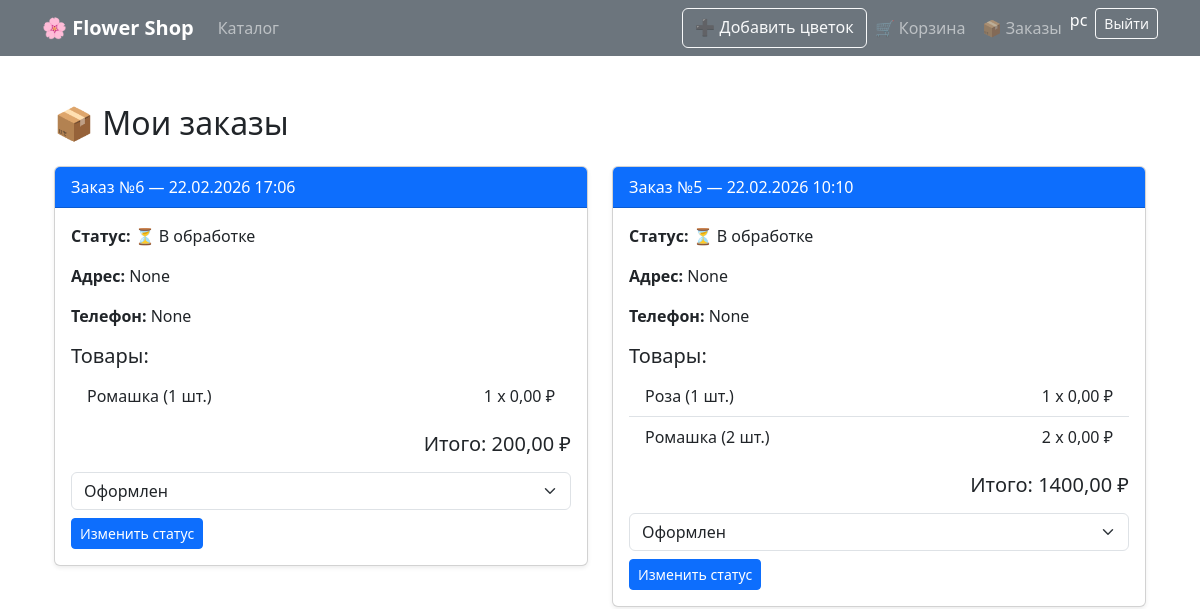
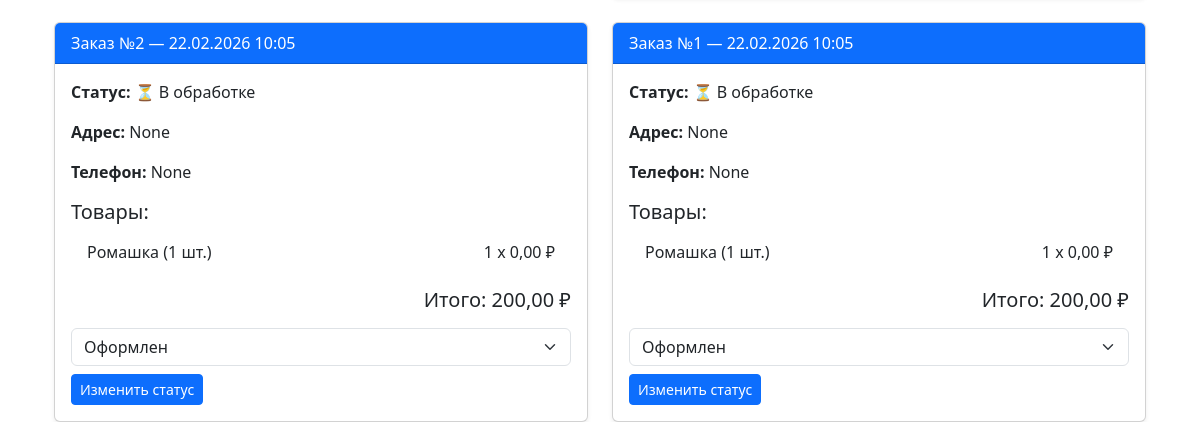
The app's page /orders/ (signed in), older data (2 pictures, top to bottom).
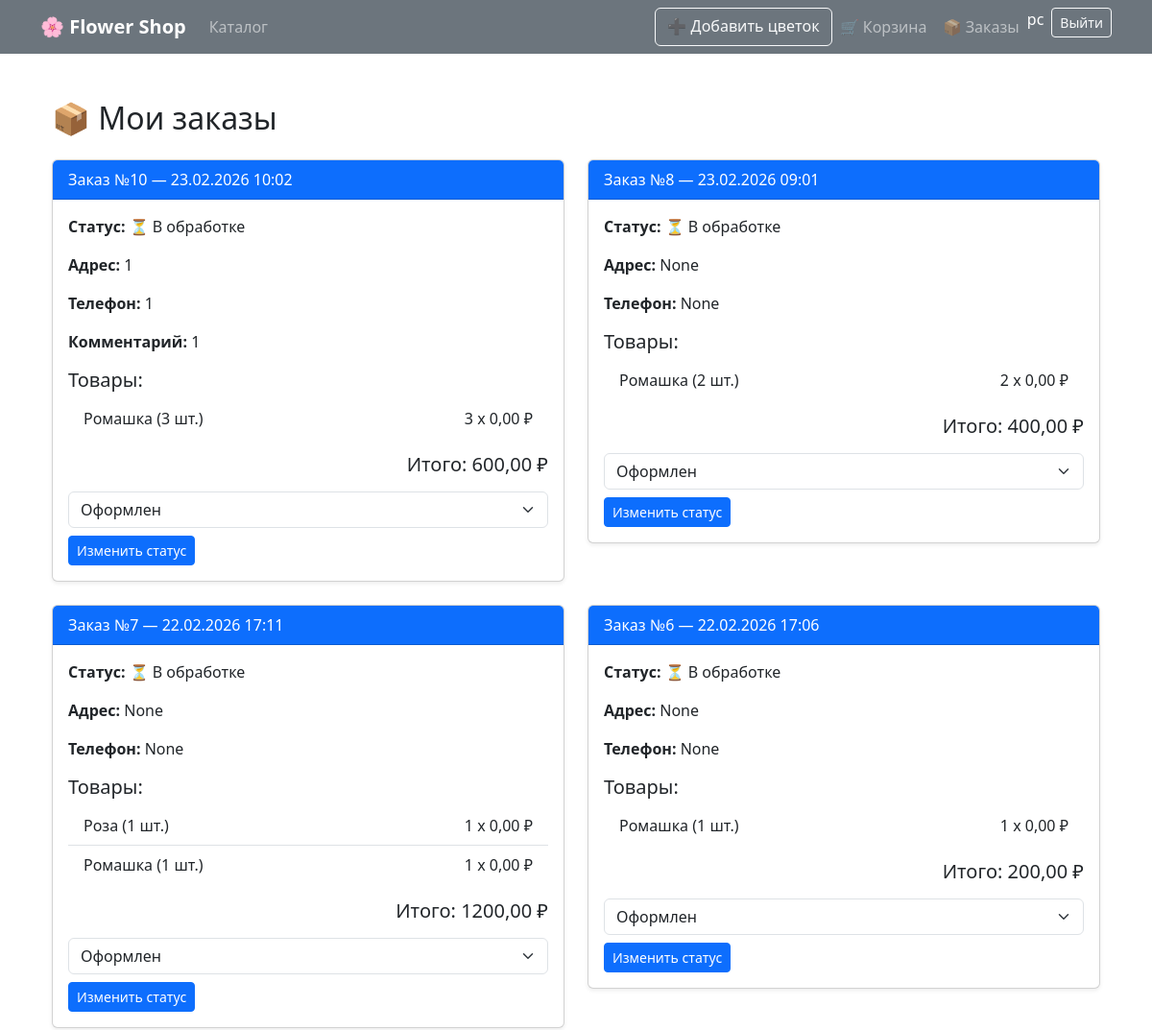
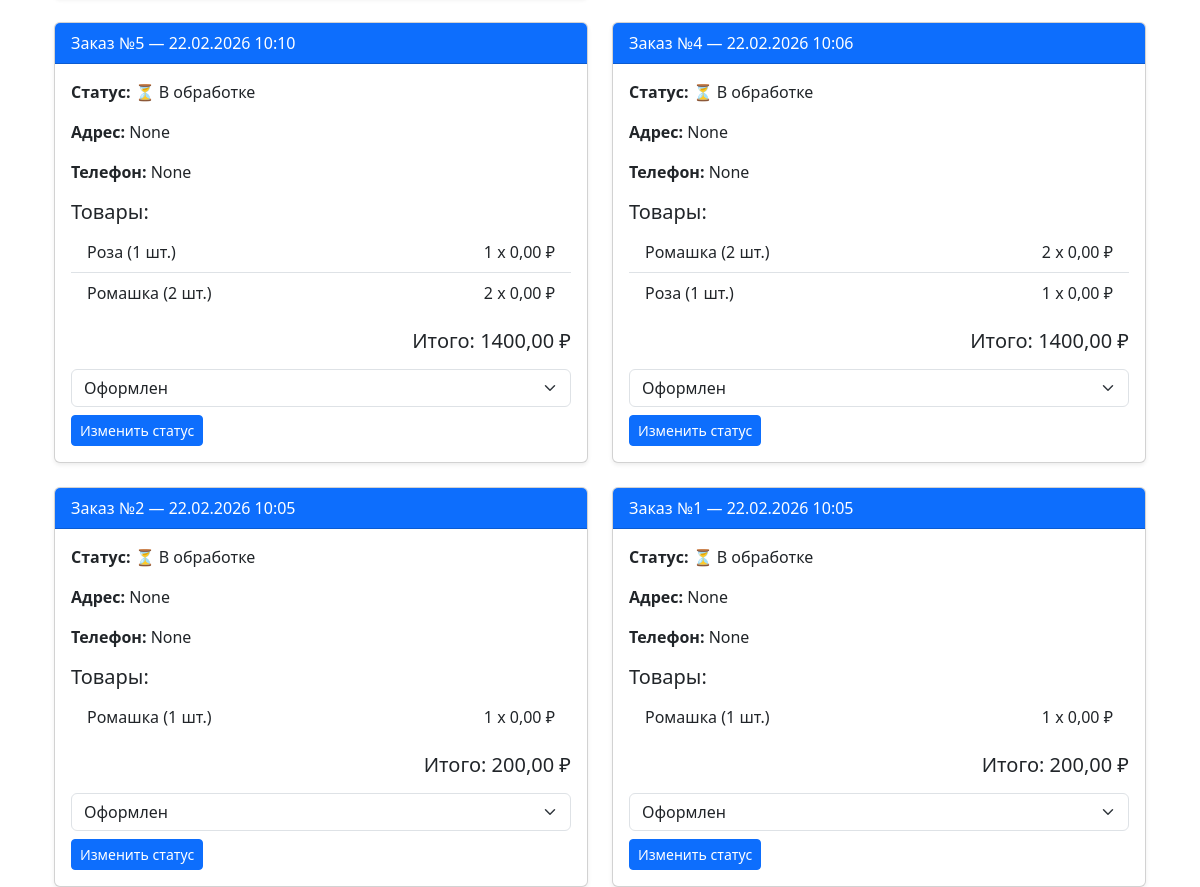
The same page, newer data (2 pictures, top to bottom).
### shop/models.py (models this page shows, shortened)
class Order(models.Model):
    STATUS_CHOICES = [
    ('cart', 'В корзине'),
    ('placed', 'Оформлен'),
    ('processing', 'В обработке'),
    ('delivered', 'Доставлен'),
    ('cancelled', 'Отменён'),
    ]
    address = models.CharField(max_length=255, null=True, blank=True)
    phone = models.CharField(max_length=20, null=True, blank=True)
    comment = models.TextField(null=True, blank=True)
    user = models.ForeignKey(User, on_delete=models.CASCADE)
    date = models.DateTimeField(auto_now_add=True)
    status = models.CharField(max_length=20, choices=STATUS_CHOICES, default='cart')
    @property
    def total_cost(self):
        return sum(item.total_price for item in self.items.all())

class OrderItem(models.Model):
    order = models.ForeignKey(Order, on_delete=models.CASCADE, related_name='items')
    flower = models.ForeignKey(Flower, on_delete=models.CASCADE)
    quantity = models.PositiveIntegerField(default=1)
    price = models.DecimalField(max_digits=8, decimal_places=2, null=True, blank=True)
    @property
    def unit_price(self):
        return self.price if self.price else self.flower.price
    @property
    def total_price(self):
        return self.unit_price * self.quantity

class Flower(models.Model):
    name = models.CharField(max_length=100)
    description = models.TextField()
    price = models.DecimalField(max_digits=8, decimal_places=2)
    stock = models.IntegerField()
    image = models.ImageField(upload_to='flowers/', null=True, blank=True)

### shop/views.py (the view)
# urls.py: path('orders/', views.orders_history, name='orders_history'),
@login_required
def orders_history(request):
    if request.user.is_staff:
        orders = Order.objects.exclude(status='cart').order_by('-date')
    else:
        orders = Order.objects.filter(
            user=request.user
        ).exclude(status='cart').order_by('-date')
    return render(request, 'shop/orders_history.html', {
        'orders': orders,
        'Order': Order
    })

### shop/templates/shop/orders_history.html (shortened to what this page needs)
{% extends 'shop/base.html' %}
{% block content %}
<div class="container mt-5">
    <h2 class="mb-4">📦 Мои заказы</h2>
    {% if orders %}
        <div class="row row-cols-1 row-cols-md-2 g-4">
            {% for order in orders %}
                <div class="col">
                    <div class="card shadow-sm">
                        <div class="card-header bg-primary text-white">
                            Заказ №{{ order.id }} — {{ order.date|date:"d.m.Y H:i" }}
                        </div>
                        <div class="card-body">
                            <p><strong>Статус:</strong>
                                {% if order.status == 'cart' %}
                                    🛒 В корзине
                                {% elif order.status == 'placed' %}
                                    ⏳ В обработке
                                {% elif order.status == 'delivered' %}
                                    ✅ Доставлен
                                {% endif %}
                            </p>
                            <p><strong>Адрес:</strong> {{ order.address }}</p>
                            <p><strong>Телефон:</strong> {{ order.phone }}</p>
                            {% if order.comment %}
                                <p><strong>Комментарий:</strong> {{ order.comment }}</p>
                            {% endif %}
                            <h5 class="mt-3">Товары:</h5>
                            <ul class="list-group list-group-flush mb-3">
                                {% for item in order.items.all %}
                                    <li class="list-group-item d-flex justify-content-between align-items-center">
                                        {{ item.flower.name }} ({{ item.quantity }} шт.)
                                        <span>{{ item.quantity }} x {{ item.price }} ₽</span>
                                    </li>
                                {% endfor %}
                            </ul>
                            <h5 class="text-end">Итого: {{ order.total_cost }} ₽</h5>
                            {% if user.is_staff %}
                            <form method="post" action="{% url 'update_order_status' order.id %}" class="mt-3">
                                <select name="status" class="form-select mb-2">
                                    {% for key, value in order.STATUS_CHOICES %}
                                        <option value="{{ key }}" {% if order.status == key %}selected{% endif %}>
                                            {{ value }}
                                        </option>
                                    {% endfor %}
                                </select>
                                <button type="submit" class="btn btn-primary btn-sm">
                                    Изменить статус
                                </button>
                            </form>
                            {% endif %}
                        </div>
                    </div>
                </div>
            {% endfor %}
        </div>
    {% else %}
        <div class="alert alert-info">У вас пока нет заказов.</div>
    {% endif %}
</div>
{% endblock %}

Row changes from the older to the newer data that the page shows:
added Order: id "10", date "23.02.2026 10:02", shows "⏳ В обработке", address "1", phone "1", comment "1", total_cost "600,00", status "Оформлен"
added OrderItem: flower.name "Ромашка", quantity "3", price "0,00", shown under "10"
added Order: id "8", date "23.02.2026 09:01", shows "⏳ В обработке", address "None", phone "None", total_cost "400,00", status "Оформлен"
added OrderItem: flower.name "Ромашка", quantity "2", price "0,00", shown under "8"
now on this page (row edited): Order: id "7", date "22.02.2026 17:11", shows "⏳ В обработке", address "None", phone "None", total_cost "1200,00", status "Оформлен"
now on this page (row unchanged): OrderItem: flower.name "Роза", quantity "1", price "0,00", shown under "7"
now on this page (row unchanged): OrderItem: flower.name "Ромашка", quantity "1", price "0,00", shown under "7"
now on this page (row edited): Order: id "4", date "22.02.2026 10:06", shows "⏳ В обработке", address "None", phone "None", total_cost "1400,00", status "Оформлен"
now on this page (row unchanged): OrderItem: flower.name "Ромашка", quantity "2", price "0,00", shown under "4"
added OrderItem: flower.name "Роза", quantity "1", price "0,00", shown under "4"
